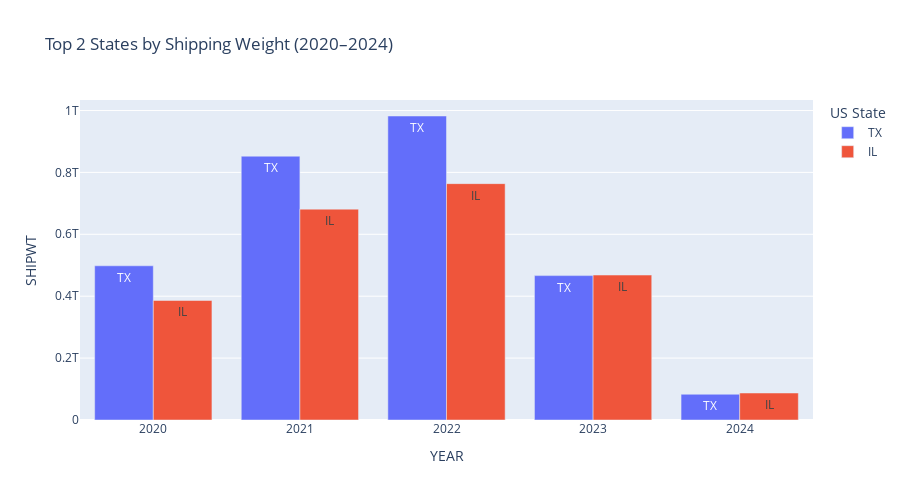
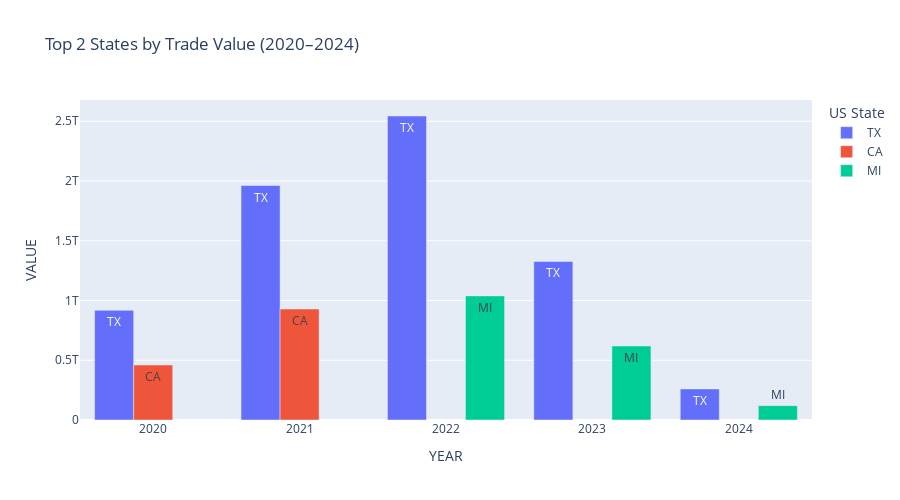

Notebook source saved alongside these figures, in order:
### Code cell
fig_shipwt = px.bar(
    top2_states_by_shipwt,
    x = "YEAR",
    y = "SHIPWT",
    color = "USASTATE",
    barmode = "group",
    title = "Top 2 States by Shipping Weight (2020–2024)",
    text = "USASTATE"
)

fig_shipwt.update_layout(legend_title_text = "US State", height = 500)
fig_shipwt.show()

fig_value = px.bar(
    top2_states_by_value,
    x = "YEAR",
    y = "VALUE",
    color = "USASTATE",
    barmode = "group",
    title = "Top 2 States by Trade Value (2020–2024)",
    text = "USASTATE"
)
fig_value.update_layout(legend_title_text = "US State", height = 500)
fig_value.show()

### Figure 1 — Plotly figure (JSON) as saved in the notebook; plotly's stock layout.template omitted (floating-point values rounded to 4 significant figures)
{"data": [{"alignmentgroup": "True", "hovertemplate": "USASTATE=%{text}<br>YEAR=%{x}<br>SHIPWT=%{y}<extra></extra>", "legendgroup": "TX", "marker": {"color": "#636efa", "pattern": {"shape": ""}}, "name": "TX", "offsetgroup": "TX", "orientation": "v", "showlegend": true, "text": ["TX", "TX", "TX", "TX", "TX"], "textposition": "auto", "type": "bar", "x": [2020, 2021, 2022, 2023, 2024], "xaxis": "x", "y": [498247776608, 852373295905, 982196127874, 466484741943, 83174593304], "yaxis": "y"}, {"alignmentgroup": "True", "hovertemplate": "USASTATE=%{text}<br>YEAR=%{x}<br>SHIPWT=%{y}<extra></extra>", "legendgroup": "IL", "marker": {"color": "#EF553B", "pattern": {"shape": ""}}, "name": "IL", "offsetgroup": "IL", "orientation": "v", "showlegend": true, "text": ["IL", "IL", "IL", "IL", "IL"], "textposition": "auto", "type": "bar", "x": [2020, 2021, 2022, 2023, 2024], "xaxis": "x", "y": [386128086774, 681246595877, 763669383341, 468313240150, 87197200875], "yaxis": "y"}], "layout": {"barmode": "group", "height": 500, "legend": {"title": {"text": "US State"}, "tracegroupgap": 0}, "title": {"text": "Top 2 States by Shipping Weight (2020–2024)"}, "xaxis": {"anchor": "y", "domain": [0, 1], "title": {"text": "YEAR"}}, "yaxis": {"anchor": "x", "domain": [0, 1], "title": {"text": "SHIPWT"}}}}

### Figure 2 — Plotly figure (JSON) as saved in the notebook; plotly's stock layout.template omitted (floating-point values rounded to 4 significant figures)
{"data": [{"alignmentgroup": "True", "hovertemplate": "USASTATE=%{text}<br>YEAR=%{x}<br>VALUE=%{y}<extra></extra>", "legendgroup": "TX", "marker": {"color": "#636efa", "pattern": {"shape": ""}}, "name": "TX", "offsetgroup": "TX", "orientation": "v", "showlegend": true, "text": ["TX", "TX", "TX", "TX", "TX"], "textposition": "auto", "type": "bar", "x": [2020, 2021, 2022, 2023, 2024], "xaxis": "x", "y": [917844288529, 1962296595801, 2544015893248, 1326623157171, 260057915511], "yaxis": "y"}, {"alignmentgroup": "True", "hovertemplate": "USASTATE=%{text}<br>YEAR=%{x}<br>VALUE=%{y}<extra></extra>", "legendgroup": "CA", "marker": {"color": "#EF553B", "pattern": {"shape": ""}}, "name": "CA", "offsetgroup": "CA", "orientation": "v", "showlegend": true, "text": ["CA", "CA"], "textposition": "auto", "type": "bar", "x": [2020, 2021], "xaxis": "x", "y": [460156930956, 928544488877], "yaxis": "y"}, {"alignmentgroup": "True", "hovertemplate": "USASTATE=%{text}<br>YEAR=%{x}<br>VALUE=%{y}<extra></extra>", "legendgroup": "MI", "marker": {"color": "#00cc96", "pattern": {"shape": ""}}, "name": "MI", "offsetgroup": "MI", "orientation": "v", "showlegend": true, "text": ["MI", "MI", "MI"], "textposition": "auto", "type": "bar", "x": [2022, 2023, 2024], "xaxis": "x", "y": [1038717619735, 619416122944, 120056861684], "yaxis": "y"}], "layout": {"barmode": "group", "height": 500, "legend": {"title": {"text": "US State"}, "tracegroupgap": 0}, "title": {"text": "Top 2 States by Trade Value (2020–2024)"}, "xaxis": {"anchor": "y", "domain": [0, 1], "title": {"text": "YEAR"}}, "yaxis": {"anchor": "x", "domain": [0, 1], "title": {"text": "VALUE"}}}}
